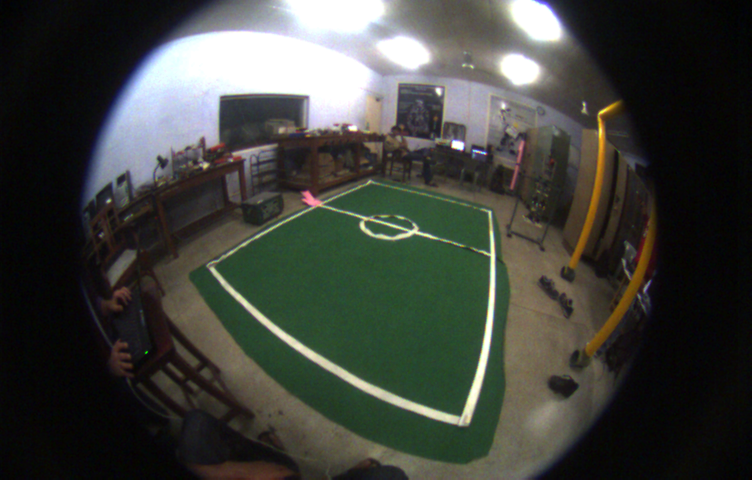
//> input picture xt detection/random/goal_arena.bmp, 752 x 480 px
$ ./get_field   (built with g++ and OpenCV 4)
//> lines starting //> are read from the running program, lines starting //| are printed output that depends on the picture
// ArenaCrop.cpp : Defines the entry point for the console application.
//

// #include "stdafx.h"
#include <opencv/cv.h>
#include <opencv/highgui.h>
#include <math.h>

int main()
{
    IplImage* img = cvLoadImage("goal_arena.bmp");
//> img is the input picture: 480 rows x 752 cols, CV_8UC3; mean B, G, R 60, 65.9, 63.5
    CvSize imgSize = cvGetSize(img);
//> imgSize = Size(752, 480)
    IplImage* detected = cvCreateImage(imgSize, 8, 1);

    IplImage* imgBlue = cvCreateImage(imgSize, 8, 1);
    IplImage* imgGreen = cvCreateImage(imgSize, 8, 1);
    IplImage* imgRed = cvCreateImage(imgSize, 8, 1);

    cvSplit(img, imgBlue, imgGreen, imgRed, NULL);
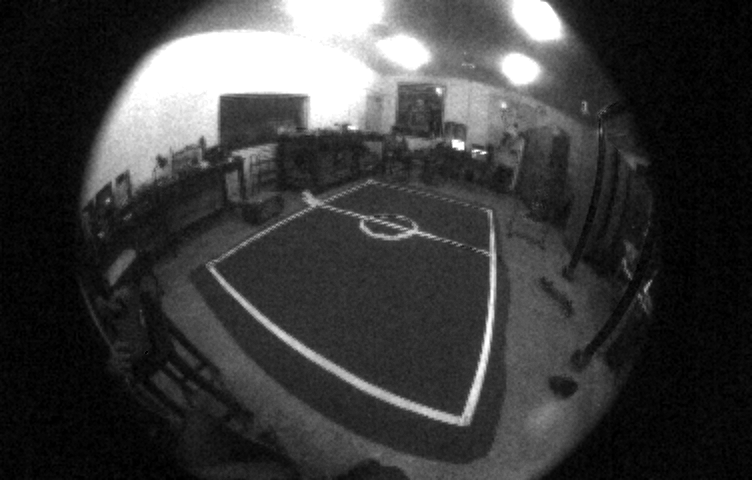
//> imgBlue: 480 rows x 752 cols, CV_8UC1; min 0, max 255, mean 60
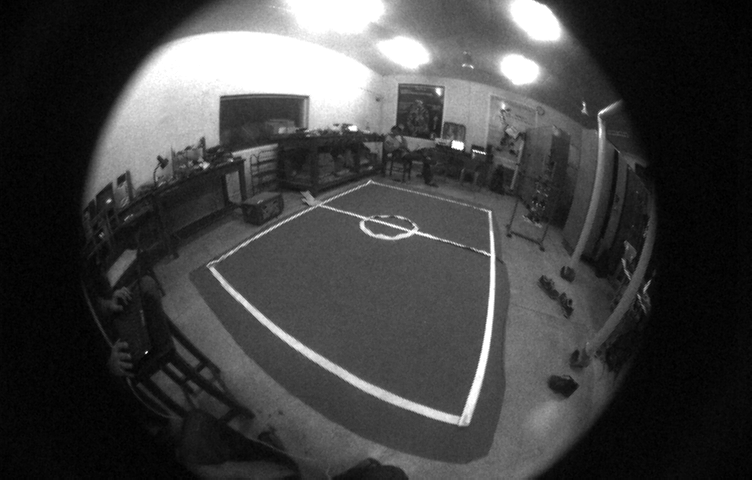
//> imgGreen: 480 rows x 752 cols, CV_8UC1; min 0, max 255, mean 65.9
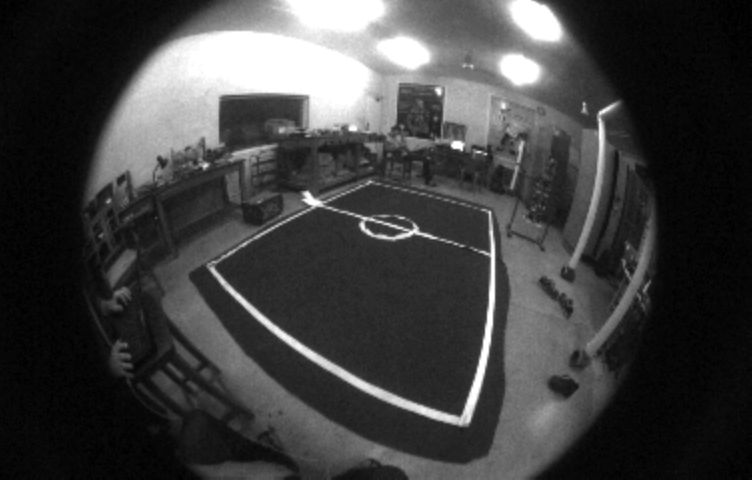
//> imgRed: 480 rows x 752 cols, CV_8UC1; min 0, max 255, mean 63.5
    cvAnd(imgGreen, imgBlue, detected);
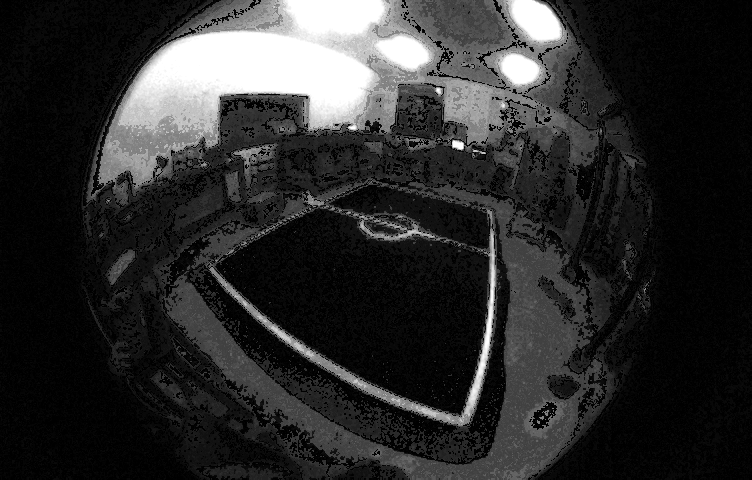
//> detected: 480 rows x 752 cols, CV_8UC1; min 0, max 255, mean 44.3
    cvAnd(detected, imgRed, detected);
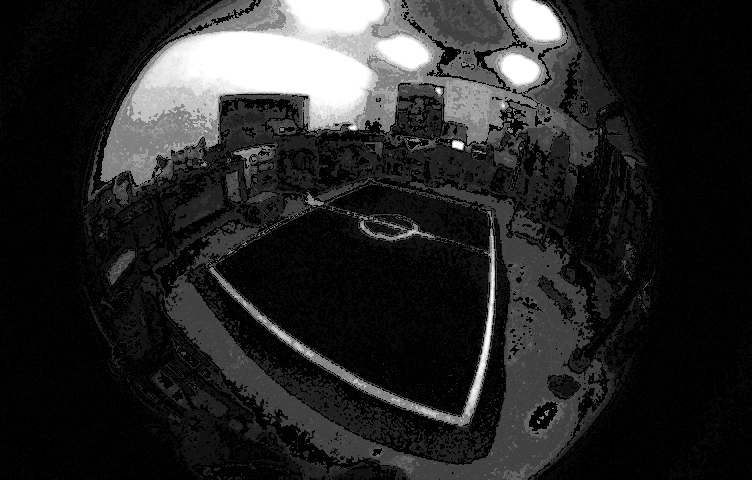
//> detected: 480 rows x 752 cols, CV_8UC1; min 0, max 255, mean 39.3
    cvErode(detected, detected);
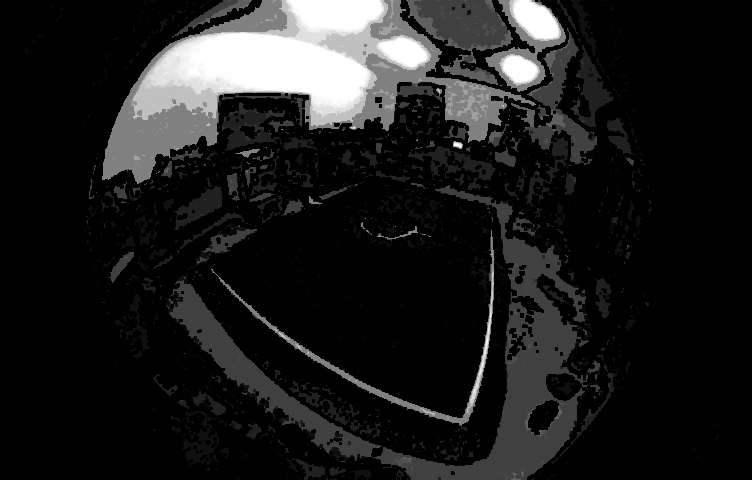
//> detected: 480 rows x 752 cols, CV_8UC1; min 0, max 255, mean 29.1
    cvDilate(detected, detected);    // Opening
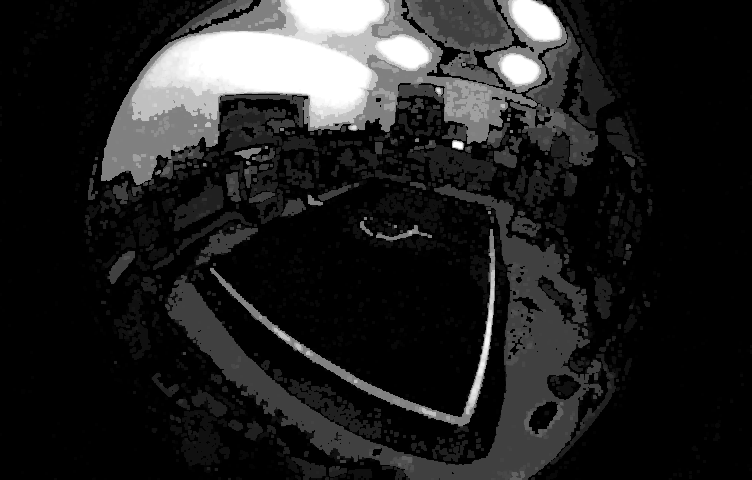
//> detected: 480 rows x 752 cols, CV_8UC1; min 0, max 255, mean 34.6

    // cvThreshold(detected, detected, 100, 250, CV_THRESH_BINARY);
    CvMat* lines = cvCreateMat(100, 1, CV_32FC2);
    cvHoughLines2(detected, lines, CV_HOUGH_STANDARD, 1, 0.001, 100);
//> lines = 100 pairs, first value -356 to 448, second value 0.785 to 2.68
    // CvMat* lines = cvCreateMat(100, 1, CV_32FC2);
    // cvHoughLines2(detected, lines, CV_HOUGH_STANDARD, 1, 0.001, 100);

    CvPoint left1 = cvPoint(0, 0);
    CvPoint left2 = cvPoint(0, 0);
    CvPoint right1 = cvPoint(0, 0);
    CvPoint right2 = cvPoint(0, 0);
    CvPoint top1 = cvPoint(0, 0);
    CvPoint top2 = cvPoint(0, 0);
    CvPoint bottom1 = cvPoint(0, 0);
    CvPoint bottom2 = cvPoint(0, 0);

    int numLines = lines->rows;
//> numLines = 100
    int numTop = 0;
    int numBottom = 0;
    int numLeft = 0;
    int numRight = 0;

    for(int i=0;i<numLines;i++)
    {
    	CvScalar dat = cvGet1D(lines, i);
        double rho = dat.val[0];
        double theta = dat.val[1];
        if(theta==0.0)
            continue;
        double degrees = theta*180.0/(3.1412);

        CvPoint pt1 = cvPoint(0, rho/sin(theta));
        CvPoint pt2 = cvPoint(img->width, (-img->width/tan(theta)) + rho/sin(theta));
         if(abs(rho)<50.0)
        {
        	if(degrees>45.0 && degrees<135.0)
            {
            	numTop++;

                // The line is vertical and near the top
                top1.x+=pt1.x;
                top1.y+=pt1.y;

                top2.x+=pt2.x;
                top2.y+=pt2.y;
            }

            else
            {
                numLeft++;

                // The line is vertical and near the left
                left1.x+=pt1.x;
                left1.y+=pt1.y;

                left2.x+=pt2.x;
                left2.y+=pt2.y;
            }
        }

        else
        {
            // We're in the right portion
            if(degrees>45.0 && degrees<135.0)
            {
                numBottom++;

                //The line is horizontal and near the bottom
                bottom1.x+=pt1.x;
                bottom1.y+=pt1.y;

                bottom2.x+=pt2.x;
                bottom2.y+=pt2.y;
            }
            else
            {
                numRight++;

                // The line is vertical and near the right
                right1.x+=pt1.x;
                right1.y+=pt1.y;

                right2.x+=pt2.x;
                right2.y+=pt2.y;
            }
        }
    }
//> this loop made 100 passes
//> (rho, theta, degrees, pt1, pt2) on passes 1 to 12: (-153, 2.36, 135, Point(0, -216), Point(752, 535)), (-148, 2.36, 135, Point(0, -209), Point(752, 542)), (-165, 2.36, 135, Point(0, -233), Point(752, 518)), (-146, 2.36, 135, Point(0, -206), Point(752, 545)), (-141, 2.36, 135, Point(0, -199), Point(752, 552)), (188, 1.25, 71.57, Point(0, 198), Point(752, -52)), (182, 1.25, 71.57, Point(0, 191), Point(752, -58)), (-187, 2.36, 135, Point(0, -264), Point(752, 487)), (-158, 2.36, 135, Point(0, -223), Point(752, 528)), (213, 1.25, 71.57, Point(0, 224), Point(752, -26)), (-194, 2.36, 135, Point(0, -274), Point(752, 477)), (-136, 2.36, 135, Point(0, -192), Point(752, 559))
//> (rho, theta, degrees, pt1) on pass 100: (256, 1.25, 71.57, Point(0, 269))

    left1.x/=numLeft;
//> (the run ends here: the program crashes, at `left1.y/=numLeft;`)

$ run again, with xt detection/random/centre.bmp copied over xt detection/random/goal_arena.bmp
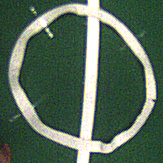
//> input picture xt detection/random/centre.bmp, 163 x 163 px
//> img is the input picture: 163 rows x 163 cols, CV_8UC3; mean B, G, R 88.4, 106, 85.6
//> `cvSplit(img, imgBlue, imgGreen, imgRed, NULL);`:
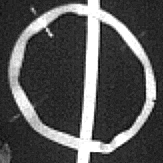
//> imgRed: 163 rows x 163 cols, CV_8UC1; min 0, max 255, mean 85.6
//> `cvDilate(detected, detected);`:
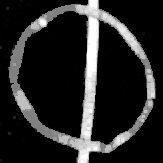
//> detected: 163 rows x 163 cols, CV_8UC1; min 0, max 255, mean 38.2
//> lines = 100 pairs, first value 88 to 100, second value 0 to 0.138
//> the loop `for(int i=0;i<numLines;i++)` made 100 passes
//> (rho, theta, degrees, pt1, pt2) on passes 1 to 8: (98, 0.088, 5.04, Point(0, 1115), Point(163, -732)), (95, 0.082, 4.7, Point(0, 1159), Point(163, -823)), (93, 0.086, 4.93, Point(0, 1082), Point(163, -807)), (98, 0.086, 4.93, Point(0, 1140), Point(163, -749)), (96, 0.106, 6.07, Point(0, 907), Point(163, -624)), (96, 0.117, 6.7, Point(0, 822), Point(163, -564)), (97, 0.121, 6.93, Point(0, 803), Point(163, -536)), (93, 0.064, 3.67, Point(0, 1454), Point(163, -1089))
//> after the loop `for(int i=0;i<numLines;i++)`: numTop = 0; numRight = 99

$ run again, with xt detection/random/circle.bmp copied over xt detection/random/goal_arena.bmp
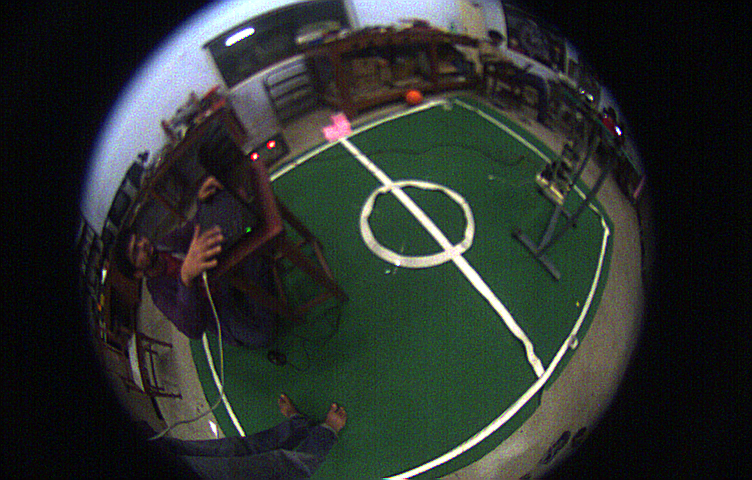
//> input picture xt detection/random/circle.bmp, 752 x 480 px
//> img is the input picture: 480 rows x 752 cols, CV_8UC3; mean B, G, R 45.4, 49.3, 43.5
//> `cvDilate(detected, detected);`:
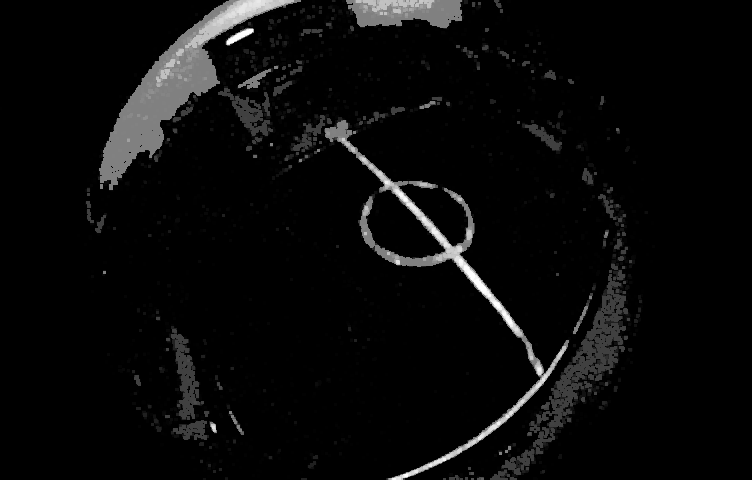
//> detected: 480 rows x 752 cols, CV_8UC1; min 0, max 255, mean 10.2
//> lines = 100 pairs, first value -195 to -134, second value 2.35 to 2.47
//> the loop `for(int i=0;i<numLines;i++)` made 100 passes
//> (rho, theta, degrees, pt1, pt2) on passes 1 to 8: (-141, 2.36, 135, Point(0, -199), Point(752, 552)), (-143, 2.36, 135, Point(0, -202), Point(752, 549)), (-146, 2.36, 135, Point(0, -206), Point(752, 545)), (-164, 2.41, 137.9, Point(0, -244), Point(752, 587)), (-162, 2.4, 137.7, Point(0, -240), Point(752, 585)), (-163, 2.41, 137.8, Point(0, -242), Point(752, 586)), (-176, 2.43, 139.4, Point(0, -270), Point(752, 606)), (-161, 2.4, 137.5, Point(0, -238), Point(752, 582))
